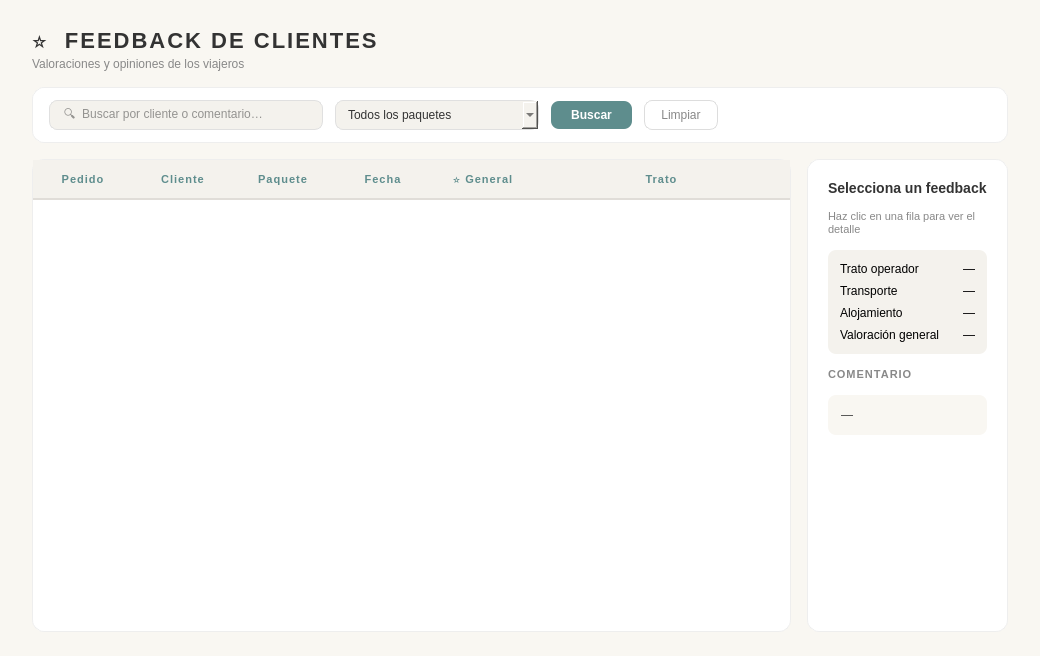
<?xml version="1.0" encoding="UTF-8"?>
<ui version="4.0">
 <class>pageFeedback</class>
 <widget class="QWidget" name="pageFeedback">
  <property name="geometry">
   <rect><x>0</x><y>0</y><width>1040</width><height>656</height></rect>
  </property>
  <property name="styleSheet">
   <string notr="true">
QWidget#pageFeedback { background-color: #f9f7f2; }

QLabel#lblTitulo {
    font-size: 22px; font-weight: bold;
    color: #333333; letter-spacing: 2px;
}
QLabel#lblSubtitulo {
    font-size: 12px; color: #888888;
}

/* Barra de filtros */
QFrame#filterBar {
    background-color: #ffffff;
    border-radius: 12px;
    border: 1px solid #eeeeee;
}
QLineEdit#inputBuscar {
    background-color: #f4f2ed;
    border: 1px solid #e0e0e0;
    border-radius: 8px;
    padding: 6px 12px;
    font-size: 12px;
    color: #333333;
}
QLineEdit#inputBuscar:focus { border-color: #5e8d8d; }
QComboBox#comboPaquete {
    background-color: #f4f2ed;
    border: 1px solid #e0e0e0;
    border-radius: 8px;
    padding: 6px 12px;
    font-size: 12px;
    color: #333333;
    min-width: 160px;
}
QComboBox#comboPaquete:hover { border-color: #5e8d8d; }
QPushButton#btnBuscar {
    background-color: #5e8d8d;
    color: white; border: none;
    border-radius: 8px;
    padding: 7px 20px;
    font-size: 12px; font-weight: bold;
}
QPushButton#btnBuscar:hover { background-color: #4a7474; }
QPushButton#btnLimpiar {
    background-color: transparent;
    color: #888888; border: 1px solid #dddddd;
    border-radius: 8px;
    padding: 7px 16px; font-size: 12px;
}
QPushButton#btnLimpiar:hover { border-color: #5e8d8d; color: #5e8d8d; }

/* Tabla */
QTableWidget {
    background-color: #ffffff;
    border: 1px solid #eeeeee;
    border-radius: 12px;
    gridline-color: #f0ede8;
    font-size: 12px;
    color: #333333;
    selection-background-color: #e8f4f4;
    selection-color: #333333;
}
QTableWidget::item { padding: 10px 12px; border-bottom: 1px solid #f0ede8; }
QTableWidget::item:selected { background-color: #e8f4f4; }
QHeaderView::section {
    background-color: #f4f2ed;
    color: #5e8d8d;
    font-weight: bold; font-size: 11px;
    letter-spacing: 1px;
    padding: 10px 12px;
    border: none;
    border-bottom: 2px solid #e0ddd8;
}

/* Panel detalle */
QFrame#detalleFrame {
    background-color: #ffffff;
    border-radius: 12px;
    border: 1px solid #eeeeee;
}
QLabel#lblDetalleTitle {
    font-size: 14px; font-weight: bold; color: #333333;
}
QLabel#lblDetalleSub {
    font-size: 11px; color: #888888;
}
QFrame#starBar {
    background-color: #f4f2ed;
    border-radius: 8px;
}
QLabel#lblStarLabel {
    font-size: 11px; color: #666666; font-weight: bold;
}
QLabel#lblStarVal {
    font-size: 13px; color: #5e8d8d; font-weight: bold;
}
QLabel#lblComentarioTit {
    font-size: 11px; color: #888888; font-weight: bold; letter-spacing: 1px;
}
QLabel#lblComentario {
    font-size: 12px; color: #444444;
    background-color: #f9f7f2;
    border-radius: 8px;
    padding: 10px;
}

QLabel#lblEstado { font-size: 11px; font-weight: bold; }

QScrollBar:vertical { background: #f9f7f2; width: 6px; }
QScrollBar::handle:vertical { background: #d0d0d0; border-radius: 3px; min-height: 20px; }
QScrollBar::add-line:vertical, QScrollBar::sub-line:vertical { height: 0px; }
   </string>
  </property>

  <layout class="QVBoxLayout" name="rootLayout">
   <property name="leftMargin"><number>32</number></property>
   <property name="topMargin"><number>28</number></property>
   <property name="rightMargin"><number>32</number></property>
   <property name="bottomMargin"><number>24</number></property>
   <property name="spacing"><number>16</number></property>

   <!-- Cabecera -->
   <item>
    <layout class="QHBoxLayout">
     <item>
      <layout class="QVBoxLayout">
       <property name="spacing"><number>4</number></property>
       <item>
        <widget class="QLabel" name="lblTitulo">
         <property name="text"><string>⭐  FEEDBACK DE CLIENTES</string></property>
        </widget>
       </item>
       <item>
        <widget class="QLabel" name="lblSubtitulo">
         <property name="text"><string>Valoraciones y opiniones de los viajeros</string></property>
        </widget>
       </item>
      </layout>
     </item>
     <item>
      <spacer>
       <property name="orientation"><enum>Qt::Horizontal</enum></property>
       <property name="sizeHint" stdset="0"><size><width>40</width><height>20</height></size></property>
      </spacer>
     </item>
     <item>
      <widget class="QLabel" name="lblEstado">
       <property name="text"><string></string></property>
       <property name="alignment"><set>Qt::AlignRight|Qt::AlignVCenter</set></property>
      </widget>
     </item>
    </layout>
   </item>

   <!-- Barra de filtros -->
   <item>
    <widget class="QFrame" name="filterBar">
     <layout class="QHBoxLayout" name="filterLayout">
      <property name="leftMargin"><number>16</number></property>
      <property name="rightMargin"><number>16</number></property>
      <property name="topMargin"><number>12</number></property>
      <property name="bottomMargin"><number>12</number></property>
      <property name="spacing"><number>12</number></property>
      <item>
       <widget class="QLineEdit" name="inputBuscar">
        <property name="placeholderText"><string>🔍  Buscar por cliente o comentario…</string></property>
        <property name="minimumWidth"><number>260</number></property>
       </widget>
      </item>
      <item>
       <widget class="QComboBox" name="comboPaquete">
        <item><property name="text"><string>Todos los paquetes</string></property></item>
       </widget>
      </item>
      <item>
       <widget class="QPushButton" name="btnBuscar">
        <property name="text"><string>Buscar</string></property>
        <property name="cursor"><cursorShape>PointingHandCursor</cursorShape></property>
       </widget>
      </item>
      <item>
       <widget class="QPushButton" name="btnLimpiar">
        <property name="text"><string>Limpiar</string></property>
        <property name="cursor"><cursorShape>PointingHandCursor</cursorShape></property>
       </widget>
      </item>
      <item>
       <spacer>
        <property name="orientation"><enum>Qt::Horizontal</enum></property>
        <property name="sizeHint" stdset="0"><size><width>40</width><height>20</height></size></property>
       </spacer>
      </item>
     </layout>
    </widget>
   </item>

   <!-- Cuerpo: tabla + panel detalle -->
   <item>
    <layout class="QHBoxLayout" name="bodyLayout">
     <property name="spacing"><number>16</number></property>

     <!-- Tabla -->
     <item>
      <widget class="QTableWidget" name="tablaFeedback">
       <property name="minimumWidth"><number>560</number></property>
       <property name="columnCount"><number>6</number></property>
       <property name="selectionBehavior"><enum>QAbstractItemView::SelectRows</enum></property>
       <property name="editTriggers"><set>QAbstractItemView::NoEditTriggers</set></property>
       <property name="alternatingRowColors"><bool>true</bool></property>
       <property name="showGrid"><bool>false</bool></property>
       <attribute name="horizontalHeaderStretchLastSection"><bool>true</bool></attribute>
       <column><property name="text"><string>Pedido</string></property></column>
       <column><property name="text"><string>Cliente</string></property></column>
       <column><property name="text"><string>Paquete</string></property></column>
       <column><property name="text"><string>Fecha</string></property></column>
       <column><property name="text"><string>⭐ General</string></property></column>
       <column><property name="text"><string>Trato</string></property></column>
      </widget>
     </item>

     <!-- Panel detalle -->
     <item>
      <widget class="QFrame" name="detalleFrame">
       <property name="minimumWidth"><number>320</number></property>
       <property name="maximumWidth"><number>360</number></property>
       <layout class="QVBoxLayout" name="detalleLayout">
        <property name="leftMargin"><number>20</number></property>
        <property name="topMargin"><number>20</number></property>
        <property name="rightMargin"><number>20</number></property>
        <property name="bottomMargin"><number>20</number></property>
        <property name="spacing"><number>14</number></property>

        <item>
         <widget class="QLabel" name="lblDetalleTitle">
          <property name="text"><string>Selecciona un feedback</string></property>
         </widget>
        </item>
        <item>
         <widget class="QLabel" name="lblDetalleSub">
          <property name="text"><string>Haz clic en una fila para ver el detalle</string></property>
          <property name="wordWrap"><bool>true</bool></property>
         </widget>
        </item>

        <!-- Barras de valoración -->
        <item>
         <widget class="QFrame" name="starBar">
          <layout class="QGridLayout" name="starGrid">
           <property name="leftMargin"><number>12</number></property>
           <property name="topMargin"><number>12</number></property>
           <property name="rightMargin"><number>12</number></property>
           <property name="bottomMargin"><number>12</number></property>
           <property name="horizontalSpacing"><number>12</number></property>
           <property name="verticalSpacing"><number>8</number></property>

           <item row="0" column="0">
            <widget class="QLabel" name="lblL1"><property name="text"><string>Trato operador</string></property></widget>
           </item>
           <item row="0" column="1">
            <widget class="QLabel" name="lblV1"><property name="text"><string>—</string></property><property name="alignment"><set>Qt::AlignRight|Qt::AlignVCenter</set></property></widget>
           </item>

           <item row="1" column="0">
            <widget class="QLabel" name="lblL2"><property name="text"><string>Transporte</string></property></widget>
           </item>
           <item row="1" column="1">
            <widget class="QLabel" name="lblV2"><property name="text"><string>—</string></property><property name="alignment"><set>Qt::AlignRight|Qt::AlignVCenter</set></property></widget>
           </item>

           <item row="2" column="0">
            <widget class="QLabel" name="lblL3"><property name="text"><string>Alojamiento</string></property></widget>
           </item>
           <item row="2" column="1">
            <widget class="QLabel" name="lblV3"><property name="text"><string>—</string></property><property name="alignment"><set>Qt::AlignRight|Qt::AlignVCenter</set></property></widget>
           </item>

           <item row="3" column="0">
            <widget class="QLabel" name="lblL4"><property name="text"><string>Valoración general</string></property></widget>
           </item>
           <item row="3" column="1">
            <widget class="QLabel" name="lblV4"><property name="text"><string>—</string></property><property name="alignment"><set>Qt::AlignRight|Qt::AlignVCenter</set></property></widget>
           </item>

          </layout>
         </widget>
        </item>

        <!-- Comentario -->
        <item>
         <widget class="QLabel" name="lblComentarioTit">
          <property name="text"><string>COMENTARIO</string></property>
         </widget>
        </item>
        <item>
         <widget class="QLabel" name="lblComentario">
          <property name="text"><string>—</string></property>
          <property name="wordWrap"><bool>true</bool></property>
          <property name="alignment"><set>Qt::AlignTop|Qt::AlignLeft</set></property>
          <property name="minimumHeight"><number>80</number></property>
         </widget>
        </item>

        <item>
         <spacer>
          <property name="orientation"><enum>Qt::Vertical</enum></property>
          <property name="sizeHint" stdset="0"><size><width>20</width><height>40</height></size></property>
         </spacer>
        </item>

       </layout>
      </widget>
     </item>

    </layout>
   </item>

  </layout>
 </widget>
</ui>
